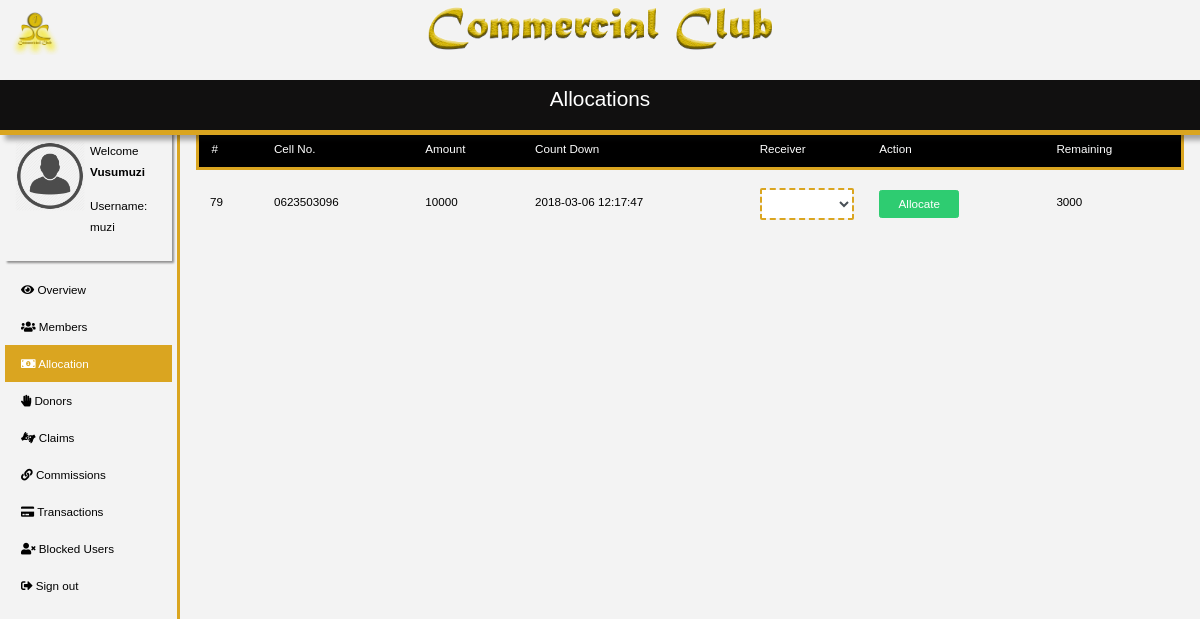
The app's page /donations.php (signed in) with its own data.
### tables this page shows
CREATE TABLE `donation` (
  `id` int(11) NOT NULL,
  `cellDonator` varchar(13) NOT NULL COMMENT 'cell number of donator',
  `amount` int(65) NOT NULL,
  `donDate` timestamp NOT NULL DEFAULT CURRENT_TIMESTAMP ON UPDATE CURRENT_TIMESTAMP,
  `expDate` timestamp NOT NULL DEFAULT '0000-00-00 00:00:00',
  `status` int(2) DEFAULT NULL,
  `remaining_don` int(11) NOT NULL
);

### donations.php (the view, shortened to what this page needs)
<?php
      include("inc/mainHeader.php");
      include("server/allocation.php");
      if(!empty($_SESSION["u_id"])){
        include("inc/donationsContent.php");
        $sql = "Select * from donation WHERE remaining_don > 0";
        $result= mysqli_query($conn,$sql);
        echo '<table class="table table-condensed" style="margin-top: -5px;">
                <thead>
                  <tr style="background: black; color: white; border-color: rgb(218,165,32); border-style: solid; border-width: 3px;">
                      <th>#</th>
                      <th>Cell No.</th>
                      <th>Amount</th>
                      <th>Count Down</th>
                      <th>Receiver</th>
                      <th>Action</th>
                      <th>Remaining</th>
                  </tr>
                </thead>
            ';
            if(mysqli_num_rows($result) > 0){
              while($row = mysqli_fetch_assoc($result)){
                echo '
                    <tbody><tr>
                    <form action="" method="post">
                        <td><input type="hidden" name="don_id" value="'.$row['id'].'" hidden/>'.$row['id'].'</td>
                        <td><input type="hidden" name="cell_donator" value="'.$row['cellDonator'].'" hidden/>'.$row['cellDonator'].'</td>
                        <td><input type="hidden" name="amount" value="'.$row['amount'].'" hidden/>'.$row['amount'].'</td>
                        <td><input type="hidden" name="don_date" value="'.$row['donDate'].'" hidden/>'.$row['donDate'].'</td>
                        <td> <select name="claim_option" class="form-control" style="border-color: rgb(218,165,32); border-style: dashed; border-width: 2px;">';
                        $stmnt = "Select c.id AS 'claim_id',fname,remaining_claim from claims C,users S where C.cellClaim = S.p_number AND remaining_claim > 0";
                        $results = mysqli_query($conn,$stmnt);
                        if(mysqli_num_rows($results) > 0){
                            while($rows = mysqli_fetch_assoc($results)){
                                $fnameC = $rows['claim_id'];
                            echo '
                                <option value="'.@$fnameC.'">'.$rows['fname'].' R'.$rows['remaining_claim'].'</option>';
                            }
                        }echo '
                        </select></td>';
                        if(!$row['remaining_don']=="0"){
                         echo '<td><input type="submit" name="submit" class="btn btn-success" value="Allocate"/></td>';
                        }
                        else{
                        echo  '<td>Allocated</td>';
                        }
                   echo '
                   <td><input type="text" name="remaining_don" value="'.$row['remaining_don'].'" hidden/>'.$row['remaining_don'].'</td>
                   </form><tr>
                   </tbody>';
                }
            }
            echo '</table>';
      }else{
          die('<center><div style="text-align:center;font-size:70pt;color:gold;font-weight:bolder;"> 404</div> <p>Oppps, We are havnig some technical problems. Please try again <a href="index.php">Home</a>.</p><img width="300" src="assets/logoCC.png" alt="logo"></center>');
      }
      include("inc/mainFooter.php");
?>

### css/main.css (style rules this page uses)
html,body { margin: 0; font-size:9pt; font: 400 13.3333px Arial; overflow-y: hidden; }
.table { margin-top: -47px; }
.form-control,.btn { margin-top:5px; }

### records on screen
donation: id "79", cellDonator "0623503096", amount "10000", donDate "2018-03-06 12:17:47", remaining_don "3000"
